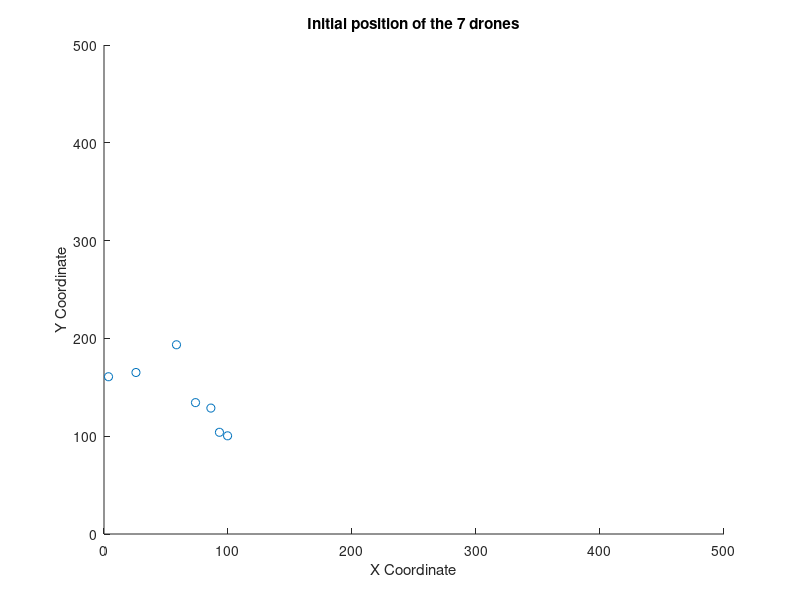
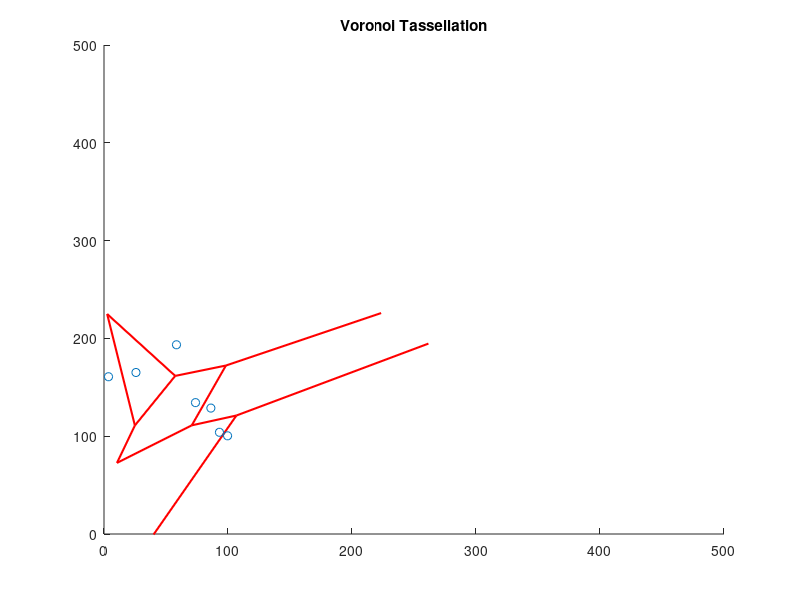
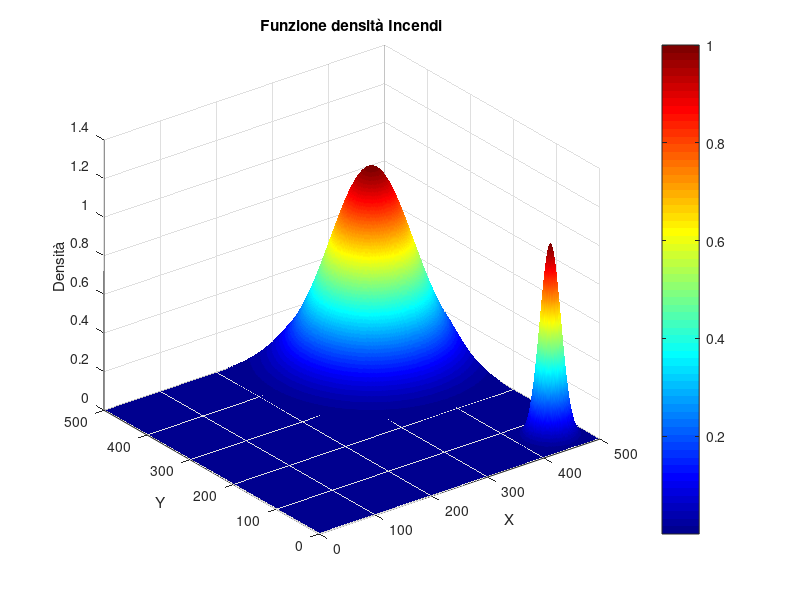
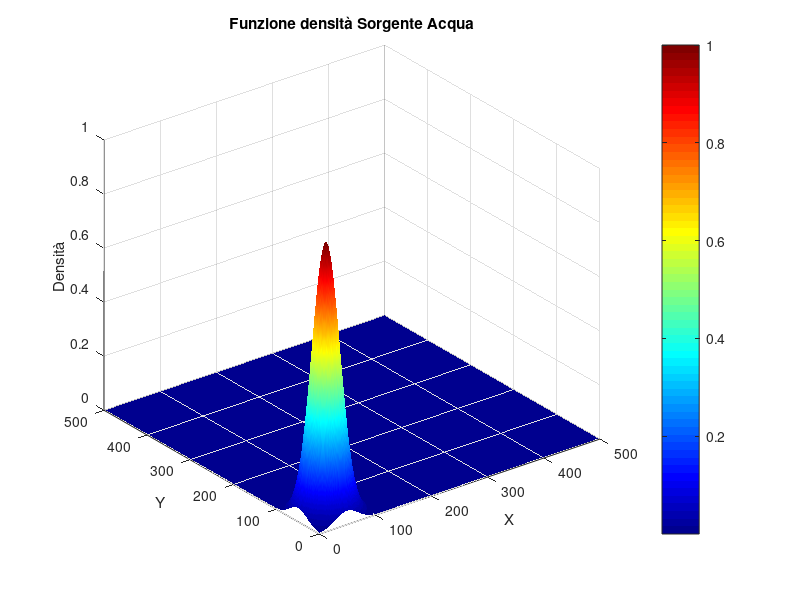

Recreate these plots in MATLAB, in order. (Note: this script raises an error after producing the figures.)
clear all;
close all;
clc;

% Parameters
DO_SIMULATION = true;
INITIAL_VALUES = false;
PLOT_TRAJECTORIES = false;

acc_max = 100; 
inc_threshold1 = 60;  % Distance that has to be reach from the fire 1 
inc_threshold2 = 15;  % Distance that has to be reach from the fire 2
wat_threshold = 20;   % Distance that has to be reach from the water source to refill
refill_time = 20;

dt = 0.01;
T_sim = 500;

numDrones = 7;      % Set the number of drones
dimgrid = [500 500];   % Define the dimensions of the grid
Kp = 20;   % Proportional gain for the Lyoid control 
Ki = 10;               % Guadagno integrale
Kd = 10;              % Guadagno derivativo

% Matrice di transizione di stato
A = [1, 0, dt, 0;
     0, 1, 0, dt;
     0, 0, 1, 0;
     0, 0, 0, 1];

% Matrice di controllo 
B = [0.5 * dt^2,          0;
              0, 0.5 * dt^2;
             dt,          0;
              0,         dt];

stati = zeros(4,1,numDrones);

% Generate random starting positions for each point
x = rand(numDrones, 1) * 100;   % Random x coordinates
y = 100 + rand(numDrones, 1) * 100;  % Random y coordinates

points = [x,y];

% Plot the points on a figure
figure(1);
scatter(points(:,1),points(:,2));
axis([0 dimgrid(1) 0 dimgrid(2)]); 
xlabel('X Coordinate');
ylabel('Y Coordinate');
title(sprintf('Initial position of the %d drones', numDrones));

% Compute and plot Voronoi tessellation
[vx, vy] = voronoi(points(:,1), points(:,2));

figure(2);
hold on;
plot(vx, vy, 'r-', 'LineWidth', 1.5);
axis([0 dimgrid(1) 0 dimgrid(2)]); 
scatter(points(:,1),points(:,2));
title('Voronoi Tassellation');

%% Density function for fires

% Fires Positions
x_fire1 = 400;
y_fire1 = 400;
x_fire2 = 450;
y_fire2 = 50;

% Water Positions
x_water = 50;
y_water = 50;

pos_fire1 = [x_fire1, y_fire1];
pos_fire2 = [x_fire2, y_fire2];
pos_water = [x_water, y_water];

% Standard deviations of fires and water source
sigma_fire1 = 60;
sigma_fire2 = 15;
sigma_water = 20;

% Creazione della griglia di punti
[x_m, y_m] = meshgrid(1:dimgrid(1), 1:dimgrid(2));

% Calcolo della distribuzione gaussiana
G_fire = exp(-(((x_m - x_fire1).^2) / (2 * sigma_fire1^2) + ((y_m - y_fire1).^2) / (2 * sigma_fire1^2))) + exp(-(((x_m - x_fire2).^2) / (2 * sigma_fire2^2) + ((y_m - y_fire2).^2) / (2 * sigma_fire2^2)));
G_water = exp(-(((x_m - x_water).^2) / (2 * sigma_water^2) + ((y_m - y_water).^2) / (2 * sigma_water^2)));

% Visualizzazione in 3D
figure(3);
surf(x_m, y_m, G_fire);
shading interp; % Per rendere la superficie più liscia
colormap jet;
colorbar;
xlabel('X');
ylabel('Y');
zlabel('Densità');
title('Funzione densità Incendi');
drawnow;
hold off;

figure(4);
surf(x_m, y_m, G_water);
shading interp; % Per rendere la superficie più liscia
colormap jet;
colorbar;
xlabel('X');
ylabel('Y');
zlabel('Densità');
title('Funzione densità Sorgente Acqua');
drawnow;
hold off;

status = ones(numDrones,1); 
% status = 1 il drone è carico di acqua e sta andando verso l'incendio
% status = 2 il drone è scarico di acqua e sta andando a rifornirsi 

nx = points;

trajectories = zeros(numDrones,2,T_sim/dt);
trajectories(:,:,1) = nx;

for i = 1:numDrones
    stati(1,1,i) = points(i,1);
    stati(2,1,i) = points(i,2);
end

%% Initial Voronoi Tassellation
[areas,centroids,acc_des] = voronoi_function(dimgrid,stati, Kp, Ki, Kd, dt, G_fire,G_water,status);
if INITIAL_VALUES
    sum_areas = sum(areas);
    for i = 1:length(areas)
        fprintf('Initial areas %d: %f\n',i,areas(i));
    end
    disp(sum_areas)
    for i = 1:length(areas)
        fprintf('Initial centroids coordinates %d: [%f,%f]\n',i,centroids(i,1),centroids(i,2));
    end
    disp(sum_areas)
end

%% Simulation 

% Prepare figure for simulation
figure(5);
colors = lines(numDrones);
hold on;
axis([0 dimgrid(1) 0 dimgrid(2)]);
xlabel('X Coordinate');
ylabel('Y Coordinate');
title('Lloyd Simulation');

if DO_SIMULATION

    for t = 2:dt:T_sim

        dist_inc1 = pdist2(pos_fire1, nx);
        dist_inc2 = pdist2(pos_fire2, nx);
        dist_wat = pdist2(pos_water, nx);

        for i= 1:numDrones
            if(dist_inc1(i) <= inc_threshold1 || dist_inc2(i) <= inc_threshold2)
                status(i) = 2;
            end
            if dist_wat(i) <= wat_threshold 
                status(i) = 1;
            end
        end

        % Compute Voronoi tessellation and centroids
        [areas, centroids, acc_des] = voronoi_function(dimgrid, stati,  Kp, Ki, Kd, dt, G_fire, G_water, status);

        % Impose a maximum acceleration
        acc = sign(acc_des) .* min(abs(acc_des), acc_max);

        for k = 1:numDrones
            stati(:,1,k) = A * stati(:,1,k) + B * acc(k,:)';

            if PLOT_TRAJECTORIES
                trajectories(k,:,t) = [stati(1,1,k), stati(2,1,k)];
            end
        end

        cla;
        hold on;
        
        if PLOT_TRAJECTORIES
            % Save the updated positions into the trajectories array
            trajectories(:, :, t) = nx;
        end
        
        % Plot the trajectory for each drone up to the current time
        for i = 1:numDrones
            if PLOT_TRAJECTORIES
                % Extract the trajectory so far (squeeze the slice into a 2D array)
                traj = squeeze(trajectories(i, :, 1:t));
                plot(traj(1, :), traj(2, :), '-', 'Color', colors(i,:), 'LineWidth', 1.5);
            end
            % Plot the current drone position as a marker
            plot(squeeze(stati(1,1,i)), squeeze(stati(2,1,i)), 'o', 'Color', colors(i,:), 'MarkerSize', 8, 'MarkerFaceColor', colors(i,:));
            
        end
        voronoi(squeeze(stati(1,1,:)), squeeze(stati(2,1,:)));
        
        plot(x_fire1,y_fire1,'x','Color', 'r', 'MarkerSize', sigma_fire1)
        plot(x_fire2,y_fire2,'x','Color', 'r', 'MarkerSize', sigma_fire2)
        plot(x_water,y_water,'o','Color', 'b', 'MarkerSize', sigma_water)

        drawnow;  % Force MATLAB to update the figure
        % Optionally add a pause (e.g., pause(0.01)) to slow down the simulation for visualization
    end
end